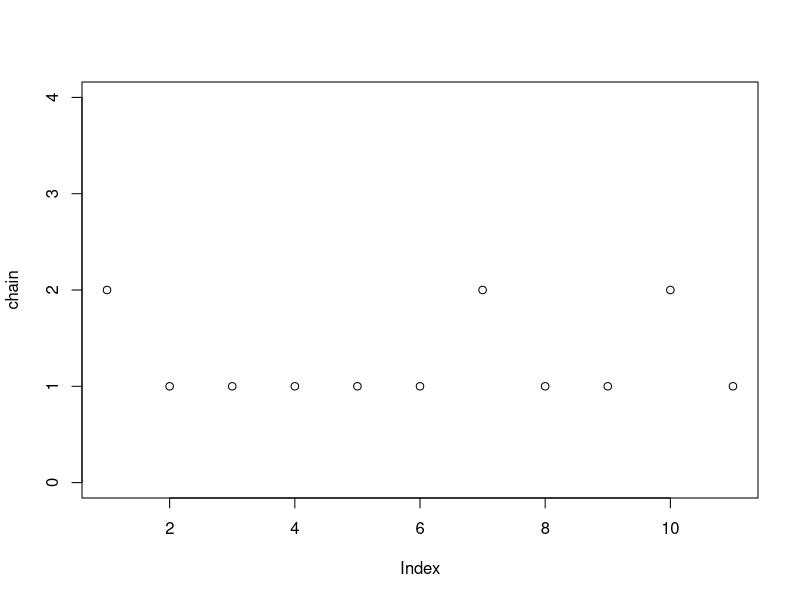
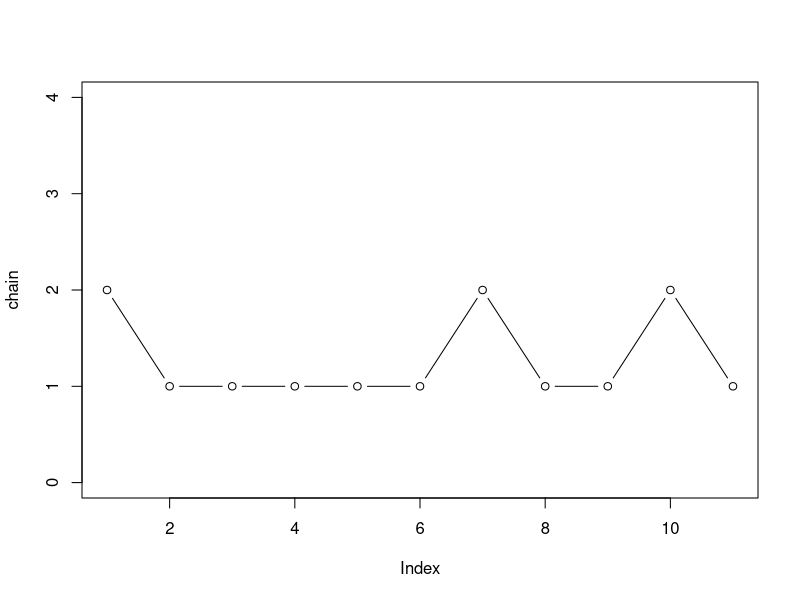
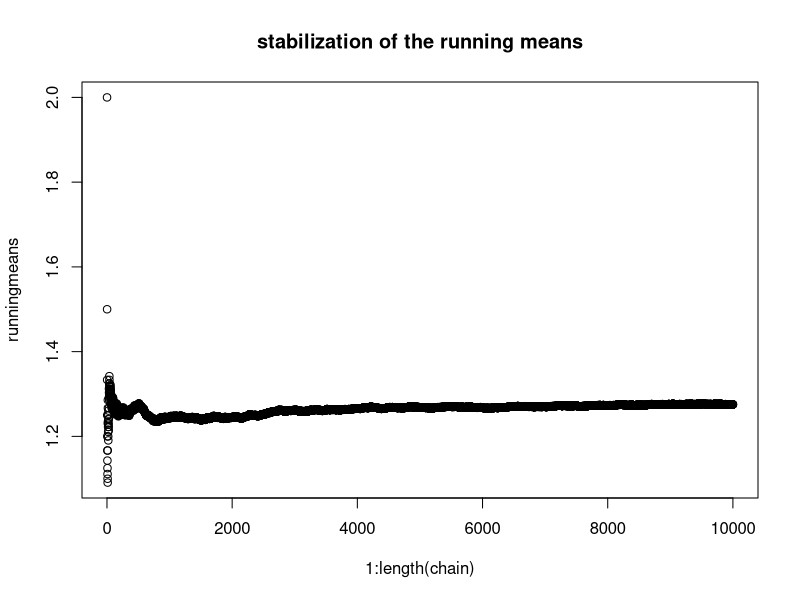
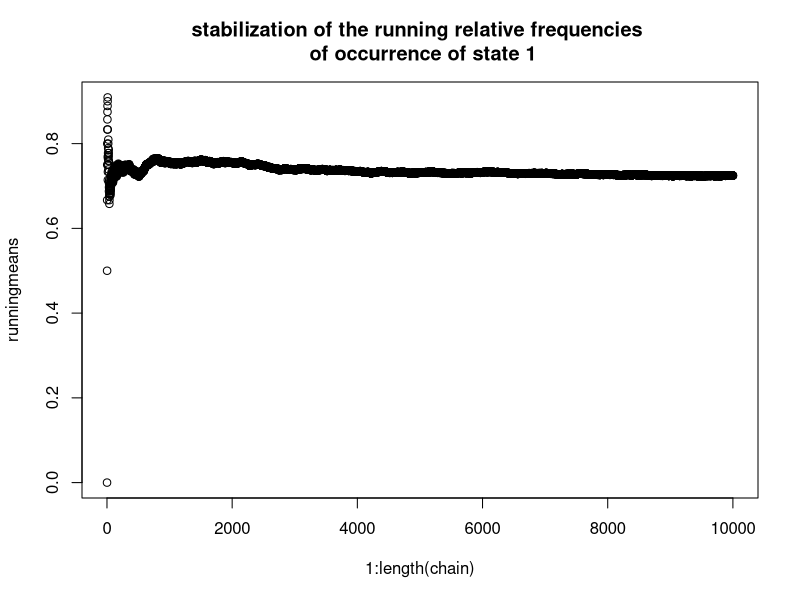
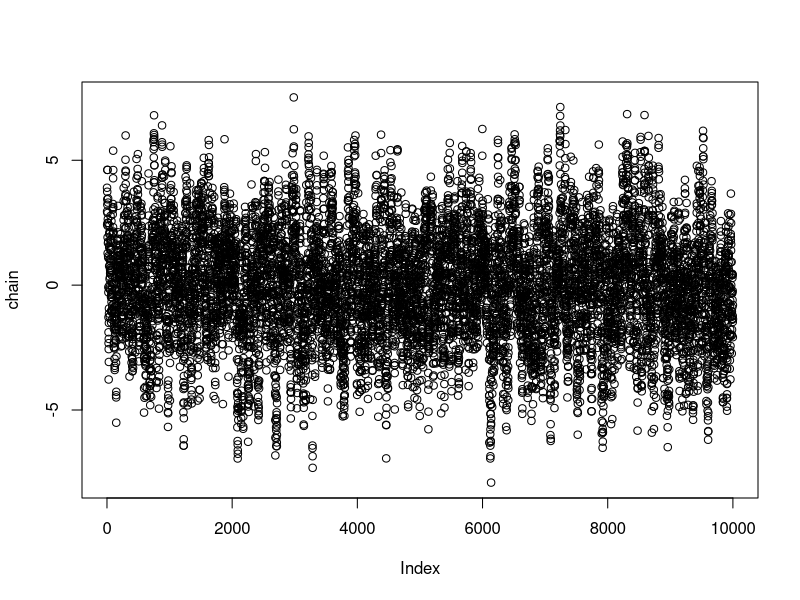
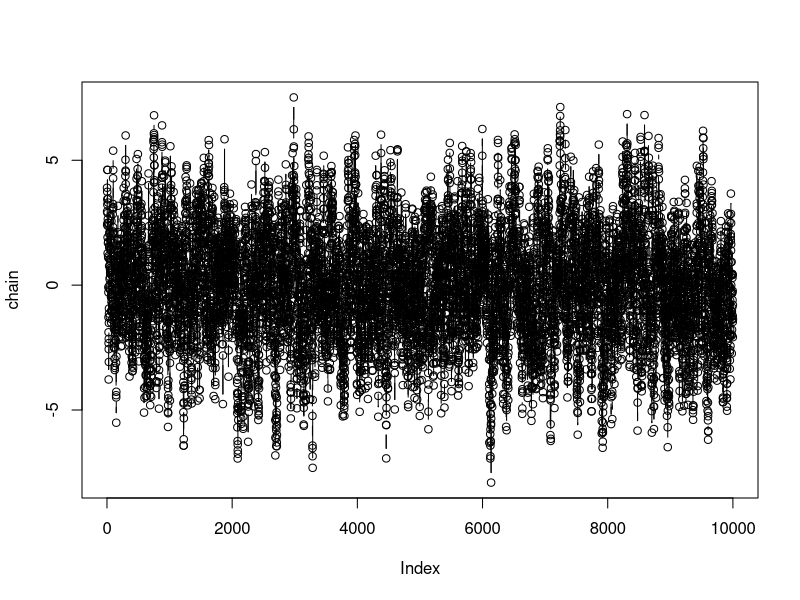
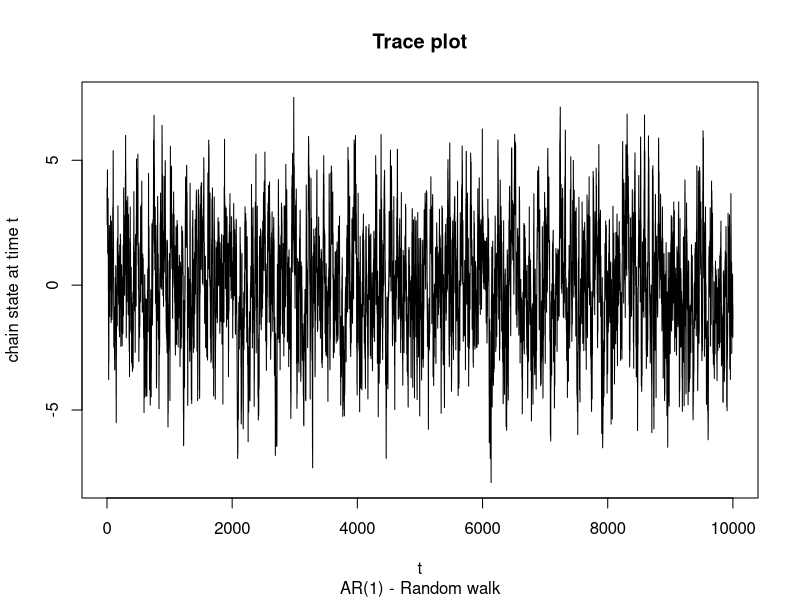
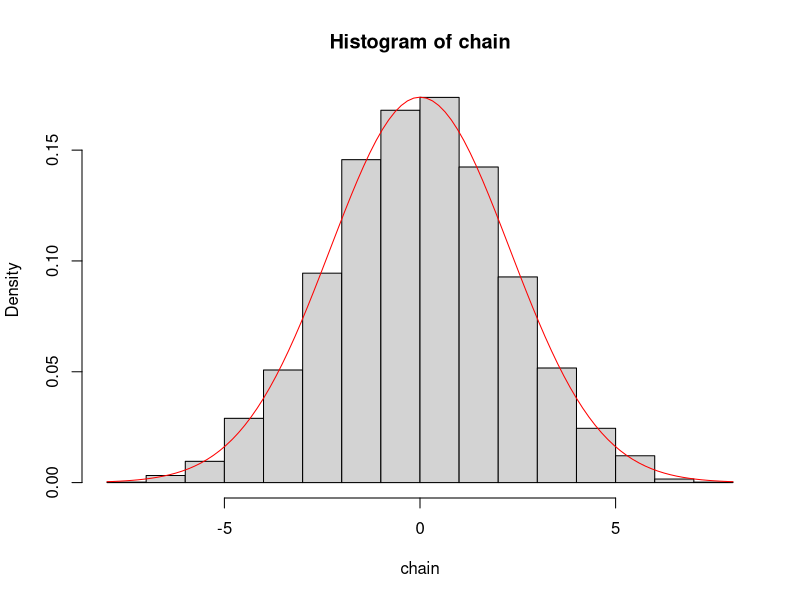

Recreate these plots in R, in order.
#########################################################
# Markov Chain simulation on a discrete state space
# with only two states
# S={1,2}
#########################################################

S=c(1,2)        # discrete state space


alpha<-0.2      # set up the TPM (Transition Probability Matrix)
beta<-0.5
tpm<-matrix(c(1-alpha,alpha,beta,1-beta),nrow=2,byrow=T)

tpm


x1<-2 ## starting value of the chain
## [from a degenerate distribution with mass 1 at state s=2]

nsample<-10
chain<-rep(NA,nsample+1) # vector that will hold
# all the simulated values
chain[1]<-x1             # starting value x1 assigned to chain[1]
for(t in 1:nsample){
  chain[t+1]<-sample(S,size=1,prob=tpm[chain[t],])
}

S
plot(chain,ylim=c(0,4))
plot(chain,ylim=c(0,4),type="b")
table(chain)

prop.table(table(chain))

mean(chain)


### Let us start providing some evidence of stability of the behaviour of the initial stream of one sample path of the Markov chain of suitable length

nsample<-10000 #  length of the initial part of the sample path 
#  of our Markov chain (stochastic process) 

chain<-rep(NA,nsample+1) # vector that will hold
# all the simulated values

# Let us start from x1=1

x1=1
chain[1]<-x1             # starting value x1 assigned to chain[1]
for(t in 1:nsample){
  chain[t+1]<-sample(S,size=1,prob=tpm[chain[t],])
}

mean(chain)       # our first example of empirical mean [h(x)=x]
mean(chain==2)    # our second example of empirical mean [h(x)=I_{1}(x)]
table(chain)      
prop.table(table(chain))



# Let us start the chain from another value x1=2

x1=2
chain[1]<-x1             # starting value x1 assigned to chain[1]
for(t in 1:nsample){
  chain[t+1]<-sample(S,size=1,prob=tpm[chain[t],])
}

mean(chain)       # our first example of empirical mean [h(x)=x]
mean(chain==2)    # our second example of empirical mean [h(x)=I_{1}(x)]
table(chain)      
prop.table(table(chain))

# we experienced **approximately** the same empirical mean no matter what is the initial POINT we start the chain from!! [initial distribution can be regarded as and is in fact degenerate at that point!!]

# Let us look at the stabilization of the empirical mean as long as the number of sampled states increases

runningmeans=cumsum(chain)/(1:length(chain))
plot(1:length(chain),runningmeans)
title(main="stabilization of the running means")
runningmeans[length(runningmeans)]


# Let us look at the stabilization of the empirical mean of the indicator function of state s=1 (relative frequency) as long as the number of sampled states increases

state=1
runningmeans=cumsum(chain==state)/(1:length(chain))
plot(1:length(chain),runningmeans)
title(main="stabilization of the running relative frequencies \n of occurrence of state 1")
runningmeans[length(runningmeans)]

# now let us compare this value with the following entries 
# and try to interpret what is going on 

tpm
tpm%*%tpm
tpm%*%tpm%*%tpm
tpm%*%tpm%*%tpm%*%tpm
tpm%*%tpm%*%tpm%*%tpm%*%tpm%*%tpm
# ...
tpm%*%tpm%*%tpm%*%tpm%*%tpm%*%tpm%*%tpm%*%tpm%*%tpm%*%tpm%*%tpm%*%tpm
tpm%*%tpm%*%tpm%*%tpm%*%tpm%*%tpm%*%tpm%*%tpm%*%tpm%*%tpm%*%tpm%*%tpm%*%tpm%*%tpm%*%tpm%*%tpm%*%tpm%*%tpm%*%tpm%*%tpm%*%tpm%*%tpm%*%tpm%*%tpm








#########################################################
# Markov Chain simulation on a continuous state space
# AR(1) process [random walk]
#########################################################

# X_{t+1} = rho * X_{t+1} + B_{t+1}
# B_1,...,B_{t+1} i.i.d. N(0,1)

# ==> X_{t+1} ~ N(rho*X_{t},sd=1)

set.seed(123)
mcsize=10000
# Setup of the Markov transition kernel correponding 
# to the distribution of X_{t+1}|X_{t}=present

rho=1.002
rho=-0.2
rho=0.9

starting_point=present=3.9
chain=c(starting_point)

# initialization of the chain at time t=0

# loop for sequential updating from present to the next future time 
# transition kernel (updating) 
# made of a gaussian random draw where the gaussian distribution
# has a mean depending on the present state

print(present)

for(i in 1:mcsize){
  
  # future=rnorm(1,mean=0.2*present,sd=sqrt(1))
  # future=rnorm(1,mean=present)
  # future=rnorm(1,mean=1.05*present)
  # future=rnorm(1,mean=2*present)
  
  # alternative kernels depending on rho
  # rho=0.9
  
  future=rnorm(1,mean=rho*present,sd=sqrt(1))
  present=future
  chain=c(chain,present)
  # print(present)
  
}

# final print of the realization of the path up to time t (t=mcsize)
# (realization of the initial portion of the chain)

plot(chain)

plot(chain,type="b")

iterationvec=seq(1,length(chain))

plot(iterationvec,chain,type="l",main="Trace plot", sub="AR(1) - Random walk",xlab="t",ylab="chain state at time t")

hist(chain,freq=F)
curve(dnorm(x,sd=1/sqrt(1-rho^2)),col="red",add=T)

# 

acf(chain)
acf(chain)$acf[2]

# This continuous case example teaches us that things can go well eventually when n increases but not necessarily .... depending on ... what?

